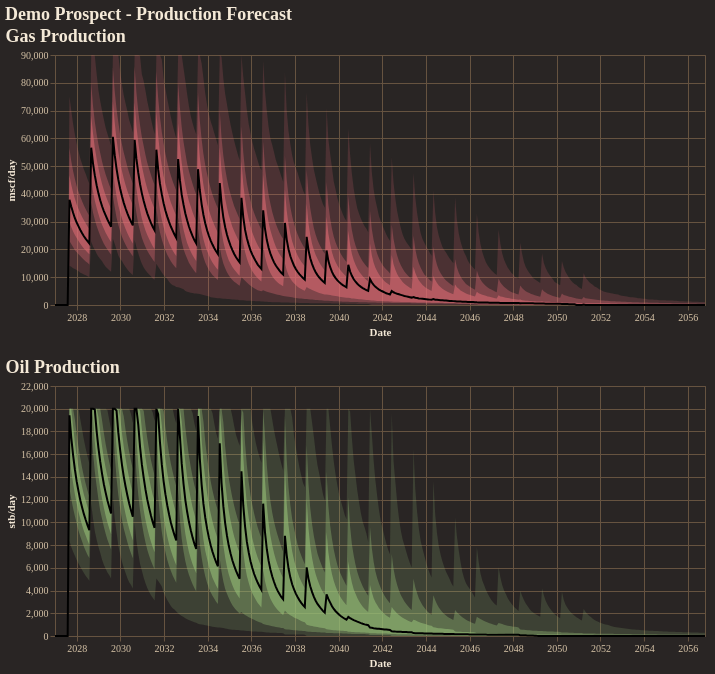

The cell this chart's notebook holds for it:
### Code cell
fig = reporter.plotter.combined_production_plot(
    figsize=(650, 250),
    backend=PLOTTING_BACKEND
)
fig.show()

### Figure 1 — Vega-Lite specification as saved in the notebook (floating-point values rounded to 4 significant figures; data arrays with more than 128 entries replaced by an {"elided": "..."} marker saying what was removed)
{"config": {"background": "#292524", "view": {"fill": "#292524", "stroke": "#665340"}, "title": {"color": "#f4e9d7", "font": "Merriweather", "fontSize": 18, "fontWeight": 600, "subtitleColor": "#d5c2a6", "anchor": "start"}, "axis": {"domainColor": "#665340", "gridColor": "#665340", "tickColor": "#665340", "labelColor": "#d5c2a6", "titleColor": "#f4e9d7", "labelFont": "Merriweather", "titleFont": "Merriweather"}, "legend": {"titleColor": "#f4e9d7", "labelColor": "#d5c2a6", "labelFont": "Merriweather", "titleFont": "Merriweather", "orient": "top-right", "symbolType": "circle"}, "header": {"labelColor": "#d5c2a6", "titleColor": "#f4e9d7", "labelFont": "Merriweather", "titleFont": "Merriweather"}, "mark": {"color": "#c78d3b"}, "line": {"color": "#c78d3b"}, "bar": {"color": "#c78d3b"}, "point": {"color": "#ddb06d"}, "area": {"color": "#c78d3b", "opacity": 0.35}, "text": {"color": "#f4e9d7", "font": "Merriweather"}, "range": {"category": ["#5DA5DA", "#F28E2B", "#59C36A", "#E15759", "#B07AA1", "#4ECDC4", "#FF9DA7", "#EDC948"]}}, "vconcat": [{"layer": [{"mark": {"type": "area", "color": "rgba(224, 108, 117, 1.0)", "opacity": 0.18}, "encoding": {"tooltip": [{"field": "date", "title": "Date", "type": "temporal"}, {"field": "p01", "format": ",.2f", "title": "P01", "type": "quantitative"}, {"field": "p10", "format": ",.2f", "title": "P10", "type": "quantitative"}, {"field": "p25", "format": ",.2f", "title": "P25", "type": "quantitative"}, {"field": "p50", "format": ",.2f", "title": "P50", "type": "quantitative"}, {"field": "p75", "format": ",.2f", "title": "P75", "type": "quantitative"}, {"field": "p90", "format": ",.2f", "title": "P90", "type": "quantitative"}, {"field": "p99", "format": ",.2f", "title": "P99", "type": "quantitative"}], "x": {"field": "date", "title": "Date", "type": "temporal"}, "y": {"field": "p01", "title": "mscf/day", "type": "quantitative"}, "y2": {"field": "p99"}}}, {"mark": {"type": "area", "color": "rgba(224, 108, 117, 1.0)", "opacity": 0.35}, "encoding": {"tooltip": [{"field": "date", "title": "Date", "type": "temporal"}, {"field": "p01", "format": ",.2f", "title": "P01", "type": "quantitative"}, {"field": "p10", "format": ",.2f", "title": "P10", "type": "quantitative"}, {"field": "p25", "format": ",.2f", "title": "P25", "type": "quantitative"}, {"field": "p50", "format": ",.2f", "title": "P50", "type": "quantitative"}, {"field": "p75", "format": ",.2f", "title": "P75", "type": "quantitative"}, {"field": "p90", "format": ",.2f", "title": "P90", "type": "quantitative"}, {"field": "p99", "format": ",.2f", "title": "P99", "type": "quantitative"}], "x": {"field": "date", "title": "Date", "type": "temporal"}, "y": {"field": "p10", "title": "mscf/day", "type": "quantitative"}, "y2": {"field": "p90"}}}, {"mark": {"type": "area", "color": "rgba(224, 108, 117, 1.0)", "opacity": 0.55}, "encoding": {"tooltip": [{"field": "date", "title": "Date", "type": "temporal"}, {"field": "p01", "format": ",.2f", "title": "P01", "type": "quantitative"}, {"field": "p10", "format": ",.2f", "title": "P10", "type": "quantitative"}, {"field": "p25", "format": ",.2f", "title": "P25", "type": "quantitative"}, {"field": "p50", "format": ",.2f", "title": "P50", "type": "quantitative"}, {"field": "p75", "format": ",.2f", "title": "P75", "type": "quantitative"}, {"field": "p90", "format": ",.2f", "title": "P90", "type": "quantitative"}, {"field": "p99", "format": ",.2f", "title": "P99", "type": "quantitative"}], "x": {"field": "date", "title": "Date", "type": "temporal"}, "y": {"field": "p25", "title": "mscf/day", "type": "quantitative"}, "y2": {"field": "p75"}}}, {"mark": {"type": "line", "color": "black", "strokeWidth": 2}, "encoding": {"tooltip": [{"field": "date", "title": "Date", "type": "temporal"}, {"field": "p01", "format": ",.2f", "title": "P01", "type": "quantitative"}, {"field": "p10", "format": ",.2f", "title": "P10", "type": "quantitative"}, {"field": "p25", "format": ",.2f", "title": "P25", "type": "quantitative"}, {"field": "p50", "format": ",.2f", "title": "P50", "type": "quantitative"}, {"field": "p75", "format": ",.2f", "title": "P75", "type": "quantitative"}, {"field": "p90", "format": ",.2f", "title": "P90", "type": "quantitative"}, {"field": "p99", "format": ",.2f", "title": "P99", "type": "quantitative"}], "x": {"field": "date", "title": "Date", "type": "temporal"}, "y": {"field": "p50", "title": "mscf/day", "type": "quantitative"}}}], "data": {"name": "data-f20357c67a6e4285ac7c1eb36a810754"}, "height": 250, "title": "Gas Production", "width": 650}, {"layer": [{"mark": {"type": "area", "color": "rgba(152, 195, 121, 1.0)", "opacity": 0.18}, "encoding": {"tooltip": [{"field": "date", "title": "Date", "type": "temporal"}, {"field": "p01", "format": ",.2f", "title": "P01", "type": "quantitative"}, {"field": "p10", "format": ",.2f", "title": "P10", "type": "quantitative"}, {"field": "p25", "format": ",.2f", "title": "P25", "type": "quantitative"}, {"field": "p50", "format": ",.2f", "title": "P50", "type": "quantitative"}, {"field": "p75", "format": ",.2f", "title": "P75", "type": "quantitative"}, {"field": "p90", "format": ",.2f", "title": "P90", "type": "quantitative"}, {"field": "p99", "format": ",.2f", "title": "P99", "type": "quantitative"}], "x": {"field": "date", "title": "Date", "type": "temporal"}, "y": {"field": "p01", "title": "stb/day", "type": "quantitative"}, "y2": {"field": "p99"}}}, {"mark": {"type": "area", "color": "rgba(152, 195, 121, 1.0)", "opacity": 0.35}, "encoding": {"tooltip": [{"field": "date", "title": "Date", "type": "temporal"}, {"field": "p01", "format": ",.2f", "title": "P01", "type": "quantitative"}, {"field": "p10", "format": ",.2f", "title": "P10", "type": "quantitative"}, {"field": "p25", "format": ",.2f", "title": "P25", "type": "quantitative"}, {"field": "p50", "format": ",.2f", "title": "P50", "type": "quantitative"}, {"field": "p75", "format": ",.2f", "title": "P75", "type": "quantitative"}, {"field": "p90", "format": ",.2f", "title": "P90", "type": "quantitative"}, {"field": "p99", "format": ",.2f", "title": "P99", "type": "quantitative"}], "x": {"field": "date", "title": "Date", "type": "temporal"}, "y": {"field": "p10", "title": "stb/day", "type": "quantitative"}, "y2": {"field": "p90"}}}, {"mark": {"type": "area", "color": "rgba(152, 195, 121, 1.0)", "opacity": 0.55}, "encoding": {"tooltip": [{"field": "date", "title": "Date", "type": "temporal"}, {"field": "p01", "format": ",.2f", "title": "P01", "type": "quantitative"}, {"field": "p10", "format": ",.2f", "title": "P10", "type": "quantitative"}, {"field": "p25", "format": ",.2f", "title": "P25", "type": "quantitative"}, {"field": "p50", "format": ",.2f", "title": "P50", "type": "quantitative"}, {"field": "p75", "format": ",.2f", "title": "P75", "type": "quantitative"}, {"field": "p90", "format": ",.2f", "title": "P90", "type": "quantitative"}, {"field": "p99", "format": ",.2f", "title": "P99", "type": "quantitative"}], "x": {"field": "date", "title": "Date", "type": "temporal"}, "y": {"field": "p25", "title": "stb/day", "type": "quantitative"}, "y2": {"field": "p75"}}}, {"mark": {"type": "line", "color": "black", "strokeWidth": 2}, "encoding": {"tooltip": [{"field": "date", "title": "Date", "type": "temporal"}, {"field": "p01", "format": ",.2f", "title": "P01", "type": "quantitative"}, {"field": "p10", "format": ",.2f", "title": "P10", "type": "quantitative"}, {"field": "p25", "format": ",.2f", "title": "P25", "type": "quantitative"}, {"field": "p50", "format": ",.2f", "title": "P50", "type": "quantitative"}, {"field": "p75", "format": ",.2f", "title": "P75", "type": "quantitative"}, {"field": "p90", "format": ",.2f", "title": "P90", "type": "quantitative"}, {"field": "p99", "format": ",.2f", "title": "P99", "type": "quantitative"}], "x": {"field": "date", "title": "Date", "type": "temporal"}, "y": {"field": "p50", "title": "stb/day", "type": "quantitative"}}}], "data": {"name": "data-f326f7d1e82364bcfcfd8a115f1a3768"}, "height": 250, "title": "Oil Production", "width": 650}], "title": "Demo Prospect - Production Forecast", "$schema": "https://vega.github.io/schema/vega-lite/v5.20.1.json", "datasets": {"data-f20357c67a6e4285ac7c1eb36a810754": {"elided": "360 records"}, "data-f326f7d1e82364bcfcfd8a115f1a3768": {"elided": "360 records"}}}
